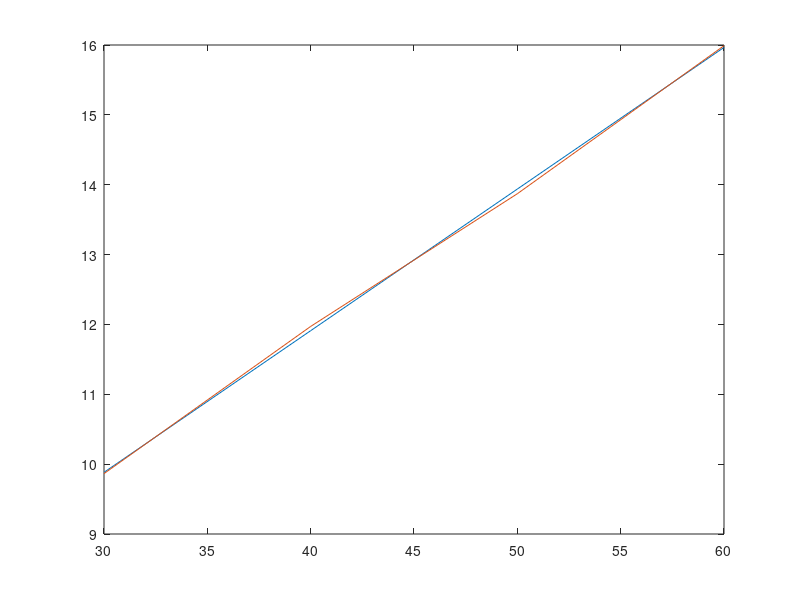
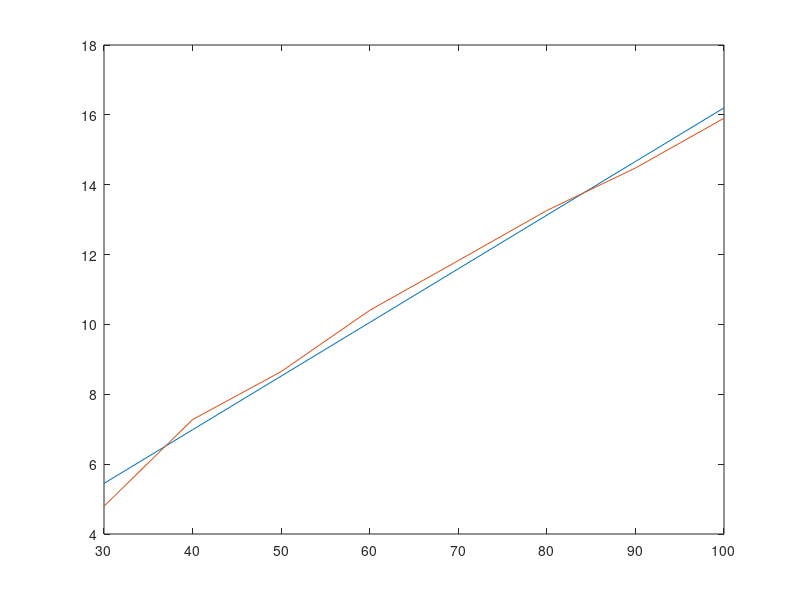
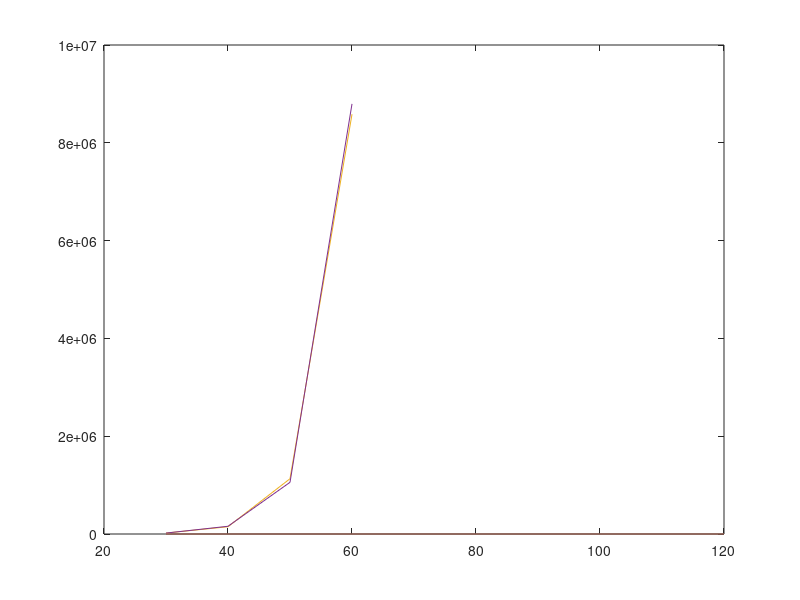
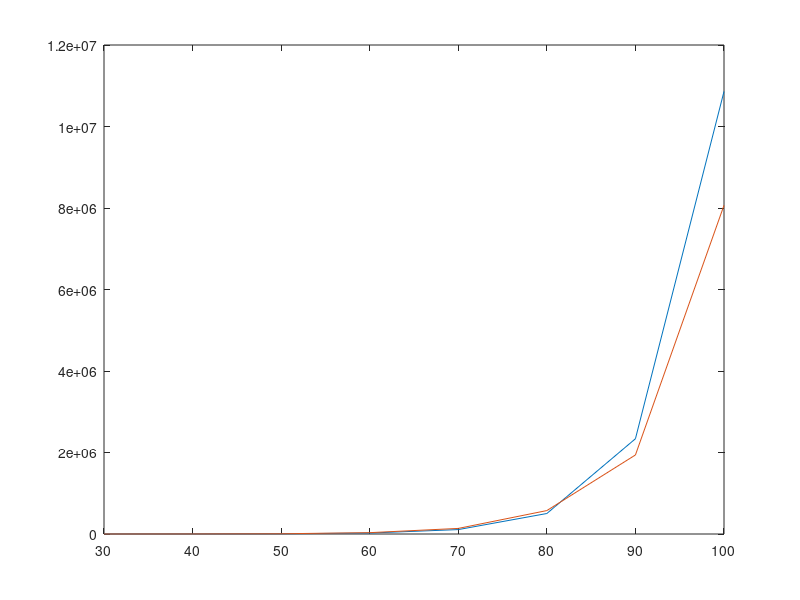

The MATLAB source for these figures, in order:
%% Initiate
x1=30:10:60;
x2=30:10:100;
x3=30:10:120;

y1=[19233 158158 1056907 8795945];
y2=[121, 1443 5709 32986 136998 575018 1939484 8065592];
y3=[33, 220 1062 5749 22012 87227 262750 1012472 3062183 8830836];

p1=polyfit(x1, log(y1), 1);
p2=polyfit(x2, log(y2), 1);
p3=polyfit(x3, log(y3), 1);

%% Polynomial
plot(x1, polyval(p1, x1));
hold on
plot(x1, log(y1));

figure
plot(x2, polyval(p2, x2));
hold on
plot(x2, log(y2));

figure
plot(x3, polyval(p3, x3));
hold on
plot(x3, log(y3));

%% Exponential
close all
plot(x1, exp(p1(2)).*exp(p1(1)).^x1);
hold on
plot(x1, y1);
log(y1)
R0=exp(p1(1))
log2(y1)

figure
plot(x2, exp(p2(2)).*exp(p2(1)).^x2);
hold on
plot(x2, y2);
R1=exp(p2(1))
log2(y2)

figure
plot(x3, exp(p3(2)).*exp(p3(1)).^x3);
hold on
plot(x3, y3);
R2=exp(p3(1))
log2(y3)
